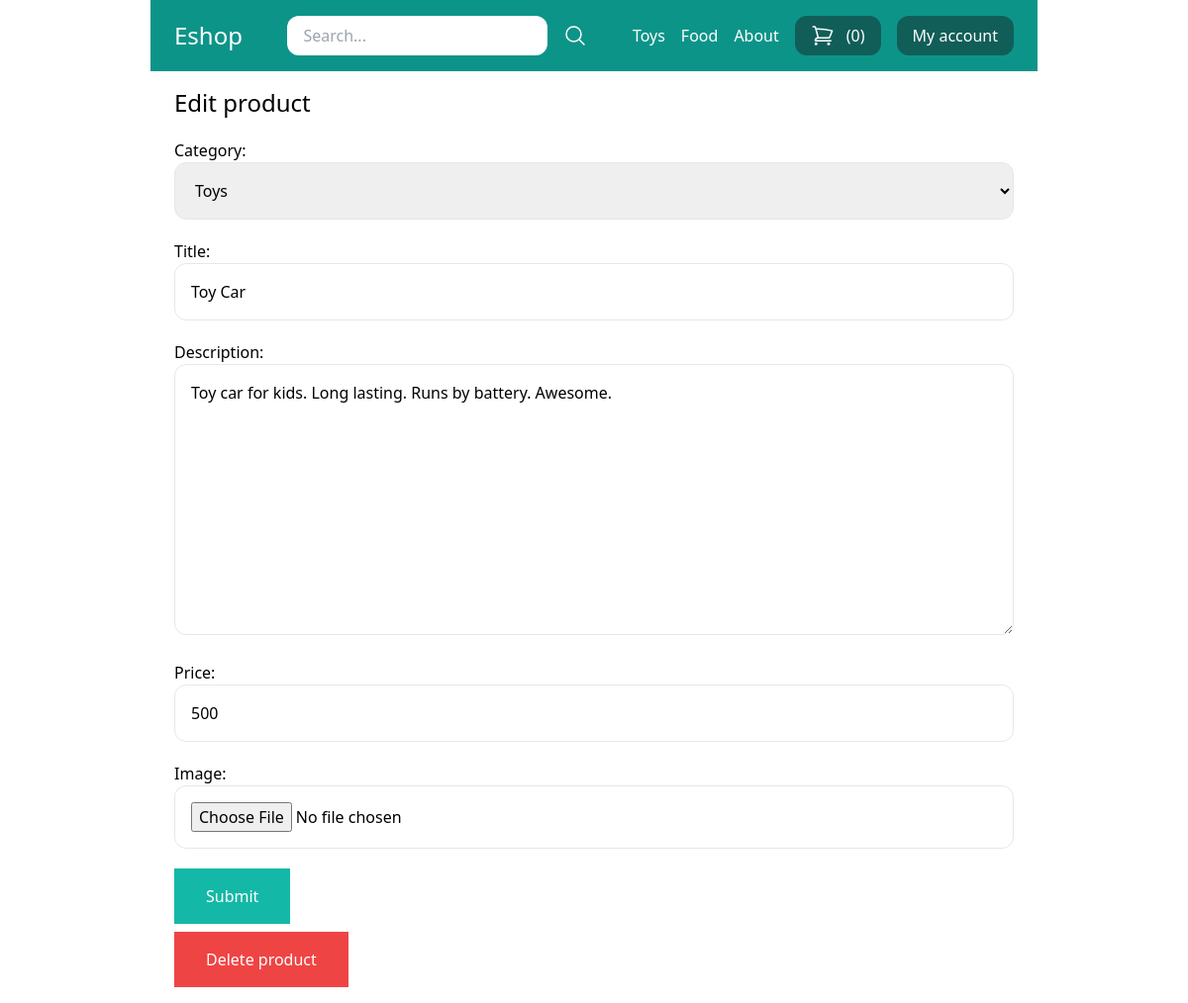
Page /mystore/edit-product/4/ (signed in) on the earlier database version.
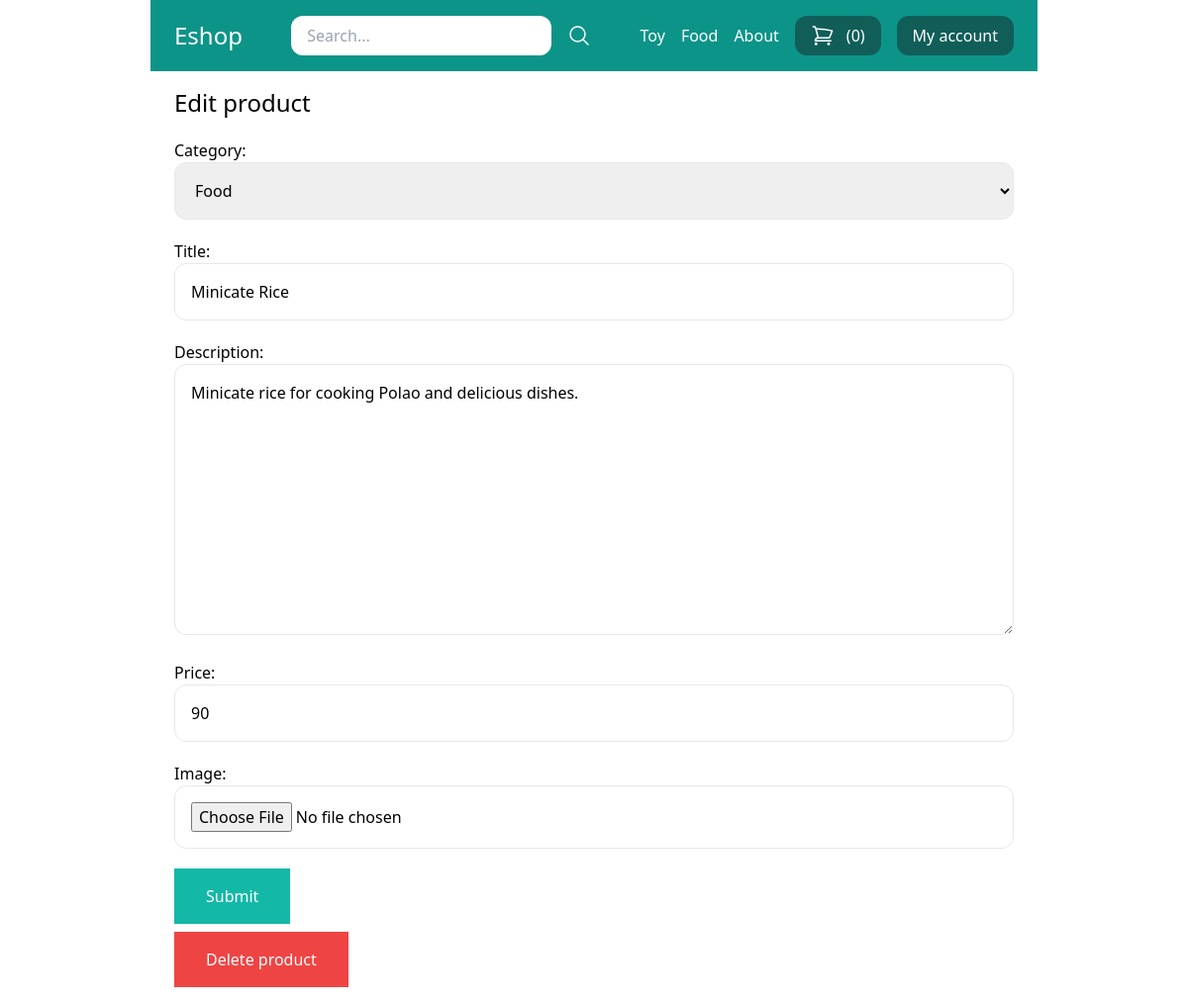
Same page on the later database version.
### store/models.py (models this page shows, shortened)
class Category(models.Model):
	title = models.CharField(max_length=50)
	slug = models.SlugField(max_length=50)
	class Meta:
		verbose_name_plural = 'Categories'
	def __str__(self):
		return self.title

class Product(models.Model):
	DRAFT = 'draft'
	WAITING_APPROVAL = 'waitingapproval'
	ACTIVE = 'active'
	DELETED = 'deleted'
	STATUS_CHOICES = {
		(DRAFT, 'Draft'),
		(WAITING_APPROVAL, 'Waiting approval'),
		(ACTIVE, 'Active'),
		(DELETED, 'Deleted'),
	}
	user = models.ForeignKey(User, related_name='products', on_delete=models.CASCADE)
	category = models.ForeignKey(Category, related_name='products', on_delete=models.CASCADE)
	title = models.CharField(max_length=50)
	slug = models.SlugField(max_length=50)
	description = models.TextField(blank=True)
	price = models.IntegerField()
	image = models.ImageField(upload_to='uploads/product_images', blank=True, null=True)
	thumbnail = models.ImageField(upload_to='uploads/product_images/thumbnail', blank=True, null=True)
	created_at = models.DateTimeField(auto_now_add=True)
	updated_at = models.DateTimeField(auto_now=True)
	status = models.CharField(max_length=50, choices=STATUS_CHOICES, default=ACTIVE)
	class Meta:
		ordering = ('-created_at',)

### userprofile/views.py (the view)
# urls.py: path('mystore/edit-product/<int:pk>/', views.edit_product, name='edit_product'),
@login_required
def edit_product(request, pk):
	product = Product.objects.filter(user=request.user).get(pk=pk)
	if request.method == 'POST':
		form = ProductForm(request.POST, request.FILES, instance=product)
		if form.is_valid():
			form.save()
			messages.success(request, 'Changes saved successfully!')
			return redirect('mystore')
	else:
		form = ProductForm(instance=product)
	return render(request, 'userprofile/add_product.html', {
		'title' : 'Edit product',
		'product' : product,
		'form' : form
		})

### store/forms.py
class ProductForm(forms.ModelForm):
	class Meta:
		model = Product
		fields = ('category', 'title', 'description', 'price', 'image',)
		widgets = {
		'category' : forms.Select(attrs={
			'class' : 'w-full p-4 border border-gray-200 rounded-xl'
			}),
		'title' : forms.TextInput(attrs={
			'class' : 'w-full p-4 border border-gray-200 rounded-xl'
			}),
		'description' : forms.Textarea(attrs={
			'class' : 'w-full p-4 border border-gray-200 rounded-xl'
			}),
		'price' : forms.TextInput(attrs={
			'class' : 'w-full p-4 border border-gray-200 rounded-xl'
			}),
		'image' : forms.FileInput(attrs={
			'class' : 'w-full p-4 border border-gray-200 rounded-xl'
			}),
		}

### store/cart.py (called while the page is built)
    def __len__(self):
        return sum(item['quantity'] for item in self.cart.values())

### store/context_processors.py (called while the page is built)
def cart(request):
	return {'cart' : Cart(request)}

### store/templatetags/menu.py (called while the page is built)
@register.inclusion_tag('core/menu.html')
def menu():
	categories = Category.objects.all()
	return {'categories' : categories}

### userprofile/templates/userprofile/add_product.html (shortened to what this page needs)
{% extends 'core/base.html' %}
{% block content %}
<h1 class="text-2xl">{{ title }}</h1>
<form class="space-y-5" method="post" action="." enctype="multipart/form-data">
	{{ form.as_p }}
	<button class="mt-2 py-4 px-8 bg-teal-500 text-white hover:bg-teal-800">Submit</button>
</form>
{% if product %}
<a href="{% url 'delete_product' product.id %}" class="mt-2 inline-block py-4 px-8 bg-red-500 text-white">Delete product</a>
{% endif %}
{% endblock %}

### core/templates/core/menu.html
{% for category in categories %}
	<a href="{% url 'category_detail' category.slug %}" class="text-white">{{ category.title }}</a>
{% endfor %}
<a href="{% url 'about' %}" class="text-white">About</a>

Differences in the rows shown:
changed Category: title "Toys" → "Toy"; title "Toy Car" → "Minicate Rice"
changed Product: category "Toys" → "Food"; description "Toy car for kids. Long lasting. Runs by battery. Awesome." → "Minicate rice for cooking Polao and delicious dishes."; price "500" → "90"
